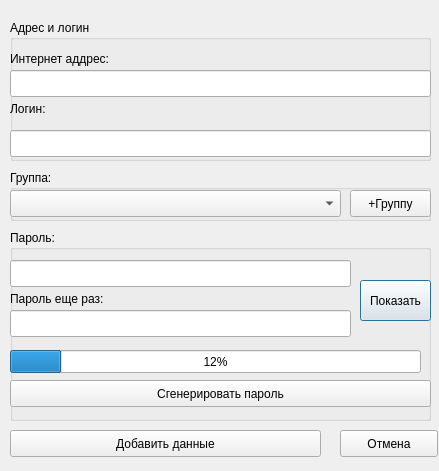
<?xml version="1.0" encoding="UTF-8"?>
<ui version="4.0">
 <class>Dialog</class>
 <widget class="QDialog" name="Dialog">
  <property name="geometry">
   <rect>
    <x>0</x>
    <y>0</y>
    <width>439</width>
    <height>471</height>
   </rect>
  </property>
  <property name="sizePolicy">
   <sizepolicy hsizetype="Fixed" vsizetype="Fixed">
    <horstretch>0</horstretch>
    <verstretch>0</verstretch>
   </sizepolicy>
  </property>
  <property name="minimumSize">
   <size>
    <width>439</width>
    <height>471</height>
   </size>
  </property>
  <property name="maximumSize">
   <size>
    <width>439</width>
    <height>471</height>
   </size>
  </property>
  <property name="windowTitle">
   <string>Добавление данных в базу</string>
  </property>
  <widget class="QGroupBox" name="groupBox">
   <property name="geometry">
    <rect>
     <x>10</x>
     <y>230</y>
     <width>421</width>
     <height>191</height>
    </rect>
   </property>
   <property name="title">
    <string>Пароль:</string>
   </property>
   <widget class="QLineEdit" name="pwd">
    <property name="geometry">
     <rect>
      <x>0</x>
      <y>30</y>
      <width>341</width>
      <height>27</height>
     </rect>
    </property>
    <property name="echoMode">
     <enum>QLineEdit::Password</enum>
    </property>
   </widget>
   <widget class="QLineEdit" name="repwd">
    <property name="geometry">
     <rect>
      <x>0</x>
      <y>80</y>
      <width>341</width>
      <height>27</height>
     </rect>
    </property>
    <property name="echoMode">
     <enum>QLineEdit::Password</enum>
    </property>
   </widget>
   <widget class="QPushButton" name="view_pwd">
    <property name="geometry">
     <rect>
      <x>350</x>
      <y>50</y>
      <width>71</width>
      <height>41</height>
     </rect>
    </property>
    <property name="text">
     <string>Показать</string>
    </property>
   </widget>
   <widget class="QPushButton" name="generate">
    <property name="geometry">
     <rect>
      <x>0</x>
      <y>150</y>
      <width>421</width>
      <height>27</height>
     </rect>
    </property>
    <property name="text">
     <string>Сгенерировать пароль</string>
    </property>
   </widget>
   <widget class="QLabel" name="label">
    <property name="geometry">
     <rect>
      <x>0</x>
      <y>60</y>
      <width>151</width>
      <height>17</height>
     </rect>
    </property>
    <property name="text">
     <string>Пароль еще раз:</string>
    </property>
   </widget>
   <widget class="QProgressBar" name="prBar">
    <property name="geometry">
     <rect>
      <x>0</x>
      <y>120</y>
      <width>411</width>
      <height>23</height>
     </rect>
    </property>
    <property name="maximum">
     <number>190</number>
    </property>
    <property name="value">
     <number>24</number>
    </property>
   </widget>
  </widget>
  <widget class="QGroupBox" name="groupBox_2">
   <property name="geometry">
    <rect>
     <x>10</x>
     <y>20</y>
     <width>421</width>
     <height>141</height>
    </rect>
   </property>
   <property name="title">
    <string>Адрес и логин</string>
   </property>
   <widget class="QLineEdit" name="inet_addr">
    <property name="geometry">
     <rect>
      <x>0</x>
      <y>50</y>
      <width>421</width>
      <height>27</height>
     </rect>
    </property>
   </widget>
   <widget class="QLineEdit" name="login">
    <property name="geometry">
     <rect>
      <x>0</x>
      <y>110</y>
      <width>421</width>
      <height>27</height>
     </rect>
    </property>
   </widget>
   <widget class="QLabel" name="label_2">
    <property name="geometry">
     <rect>
      <x>0</x>
      <y>80</y>
      <width>66</width>
      <height>17</height>
     </rect>
    </property>
    <property name="text">
     <string>Логин:</string>
    </property>
   </widget>
   <widget class="QLabel" name="label_3">
    <property name="geometry">
     <rect>
      <x>0</x>
      <y>30</y>
      <width>151</width>
      <height>17</height>
     </rect>
    </property>
    <property name="text">
     <string>Интернет аддрес:</string>
    </property>
   </widget>
  </widget>
  <widget class="QPushButton" name="add">
   <property name="geometry">
    <rect>
     <x>10</x>
     <y>430</y>
     <width>311</width>
     <height>27</height>
    </rect>
   </property>
   <property name="text">
    <string>Добавить данные</string>
   </property>
  </widget>
  <widget class="QPushButton" name="ext">
   <property name="geometry">
    <rect>
     <x>340</x>
     <y>430</y>
     <width>98</width>
     <height>27</height>
    </rect>
   </property>
   <property name="text">
    <string>Отмена</string>
   </property>
  </widget>
  <widget class="QGroupBox" name="groupBox_3">
   <property name="geometry">
    <rect>
     <x>10</x>
     <y>170</y>
     <width>421</width>
     <height>51</height>
    </rect>
   </property>
   <property name="title">
    <string>Группа:</string>
   </property>
   <widget class="QComboBox" name="cbb1">
    <property name="geometry">
     <rect>
      <x>0</x>
      <y>20</y>
      <width>331</width>
      <height>27</height>
     </rect>
    </property>
   </widget>
   <widget class="QPushButton" name="add_group">
    <property name="geometry">
     <rect>
      <x>340</x>
      <y>20</y>
      <width>81</width>
      <height>27</height>
     </rect>
    </property>
    <property name="text">
     <string>+Группу</string>
    </property>
   </widget>
  </widget>
 </widget>
 <resources/>
 <connections>
  <connection>
   <sender>ext</sender>
   <signal>clicked()</signal>
   <receiver>Dialog</receiver>
   <slot>close()</slot>
   <hints>
    <hint type="sourcelabel">
     <x>388</x>
     <y>393</y>
    </hint>
    <hint type="destinationlabel">
     <x>219</x>
     <y>208</y>
    </hint>
   </hints>
  </connection>
 </connections>
</ui>
